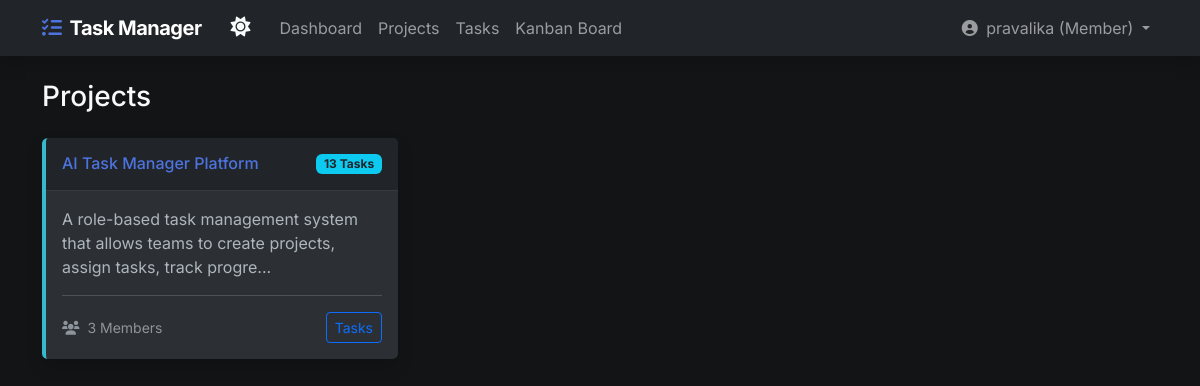
The app's page /projects (signed in) with its own data.
### models.py (models this page shows, shortened)
class User(db.Model):
    id = db.Column(db.Integer, primary_key=True)
    username = db.Column(db.String(50), unique=True, nullable=False)
    email = db.Column(db.String(120), unique=True, nullable=False)
    password = db.Column(db.String(255), nullable=False)
    role = db.Column(db.String(20), nullable=False, default='Member') # Admin or Member
    tasks = db.relationship('Task', backref='assignee', lazy=True)
    projects = db.relationship('Project', secondary=project_members, back_populates='members')

class Project(db.Model):
    id = db.Column(db.Integer, primary_key=True)
    name = db.Column(db.String(100), nullable=False)
    description = db.Column(db.Text, nullable=True)
    created_at = db.Column(db.DateTime, default=datetime.utcnow)
    admin_id = db.Column(db.Integer, db.ForeignKey('user.id'), nullable=False)
    tasks = db.relationship('Task', backref='project', lazy=True, cascade='all, delete-orphan')
    members = db.relationship('User', secondary=project_members, back_populates='projects')

### routes/projects.py (the view)
@projects_bp.route('/projects')
def list_projects():
    if not g.user:
        return redirect(url_for('auth.login'))
    page = request.args.get('page', 1, type=int)
    if g.user.role == 'Admin':
        query = Project.query
    else:
        query = Project.query.filter(Project.members.any(id=g.user.id))
    projects = query.paginate(page=page, per_page=10, error_out=False)
    return render_template('projects.html', projects=projects)

### templates/projects.html (shortened to what this page needs)
{% extends 'base.html' %}
{% block content %}
<div class="d-sm-flex align-items-center justify-content-between mb-4">
    <h1 class="h3 mb-0 text-gray-800">Projects</h1>
</div>
<div class="row">
    {% for project in projects.items %}
    <div class="col-lg-4 mb-4">
        <div class="card shadow h-100 border-left-info">
            <div class="card-header py-3 d-flex flex-row align-items-center justify-content-between bg-white">
                <h6 class="m-0 font-weight-bold text-primary">{{ project.name }}</h6>
                <span class="badge bg-info text-dark">{{ project.tasks|length }} Tasks</span>
            </div>
            <div class="card-body">
                <p class="card-text">{{ project.description[:100] if project.description else '' }}{% if
                    project.description and project.description|length > 100 %}...{% endif %}</p>
                <hr>
                <div class="d-flex justify-content-between align-items-center">
                    <div class="small text-muted">
                        <i class="fas fa-users me-1"></i> {{ project.members|length }} Members
                    </div>
                    <div>
                        <a href="{{ url_for('tasks.list_tasks', project_id=project.id) }}"
                            class="btn btn-sm btn-outline-primary">Tasks</a>
                    </div>
                </div>
            </div>
        </div>
    </div>
    {% else %}
    <div class="col-12">
        <div class="alert alert-info">No projects available. {% if g.user and g.user.role == 'Admin' %}<a
                href="{{ url_for('projects.create_project') }}">Create one now!</a>{% endif %}</div>
    </div>
    {% endfor %}
</div>
{% endblock %}

### templates/base.html (shortened to what this page needs)
<!DOCTYPE html>
<html lang="en" data-bs-theme="dark">
<head>
    <link href="https://cdn.jsdelivr.net/npm/bootstrap@5.3.0/dist/css/bootstrap.min.css" rel="stylesheet">
    <link href="https://cdnjs.cloudflare.com/ajax/libs/font-awesome/6.0.0/css/all.min.css" rel="stylesheet">
    <link href="{{ url_for('static', filename='css/style.css') }}" rel="stylesheet">
</head>
<body>
    <nav class="navbar navbar-expand-lg navbar-dark bg-dark mb-4 shadow">
        <div class="container">
            <a class="navbar-brand" href="{{ url_for('dashboard.dashboard') }}"><i class="fas fa-tasks text-primary me-2"></i>Task Manager</a>
            <div class="d-flex align-items-center">
                <button class="btn btn-link text-light text-decoration-none me-2" id="theme-toggle" title="Toggle Theme">
                    <i class="fas fa-moon fs-5" id="theme-icon"></i>
                </button>
            </div>
            <div class="collapse navbar-collapse" id="navbarNav">
                {% if g.user %}
                <ul class="navbar-nav me-auto">
                    <li class="nav-item">
                        <a class="nav-link" href="{{ url_for('dashboard.dashboard') }}">Dashboard</a>
                    </li>
                    <li class="nav-item">
                        <a class="nav-link" href="{{ url_for('projects.list_projects') }}">Projects</a>
                    </li>
                    <li class="nav-item">
                        <a class="nav-link" href="{{ url_for('tasks.list_tasks') }}">Tasks</a>
                    </li>
                    <li class="nav-item">
                        <a class="nav-link" href="{{ url_for('tasks.kanban') }}">Kanban Board</a>
                    </li>
                </ul>
                <ul class="navbar-nav">
                    <li class="nav-item dropdown">
                        <a class="nav-link dropdown-toggle" href="#" id="navbarDropdown" role="button" data-bs-toggle="dropdown">
                            <i class="fas fa-user-circle me-1"></i> {{ g.user.username }} ({{ g.user.role }})
                        </a>
                    </li>
                </ul>
                {% else %}
                <ul class="navbar-nav ms-auto">
                    <li class="nav-item"><a class="nav-link" href="{{ url_for('auth.login') }}">Login</a></li>
                    <li class="nav-item"><a class="nav-link" href="{{ url_for('auth.signup') }}">Sign Up</a></li>
                </ul>
                {% endif %}
            </div>
        </div>
    </nav>
    <div class="container pb-5">
        {% block content %}{% endblock %}
    </div>
</body>
</html>

### static/css/style.css (style rules this page uses)
body { background-color: #f8f9fc; font-family: 'Inter', sans-serif; }
.card { border: none; box-shadow: 0 0.15rem 1.75rem 0 rgba(58, 59, 69, 0.15); border-radius: 0.35rem; }
.border-left-info { border-left: 0.25rem solid #36b9cc !important; }
.text-primary { color: #4e73df !important; }
.navbar-brand { font-weight: 700; letter-spacing: -0.5px; }
[data-bs-theme="dark"] body { background-color: #121416; }
[data-bs-theme="dark"] .bg-white { background-color: #212529 !important; }
[data-bs-theme="dark"] .text-gray-800 { color: #f8f9fa !important; }
[data-bs-theme="dark"] .card { background-color: #2c3034; border-color: #373b3e; }
[data-bs-theme="dark"] .card-header { background-color: #212529; border-bottom-color: #373b3e; }

### records on screen
User: user.username "pravalika", user.role "Member"
Project: name "AI Task Manager Platform", tasks|length "13", description "A role-based task management system that allows teams to create projects, assign tasks, track progre", members|length "3"
